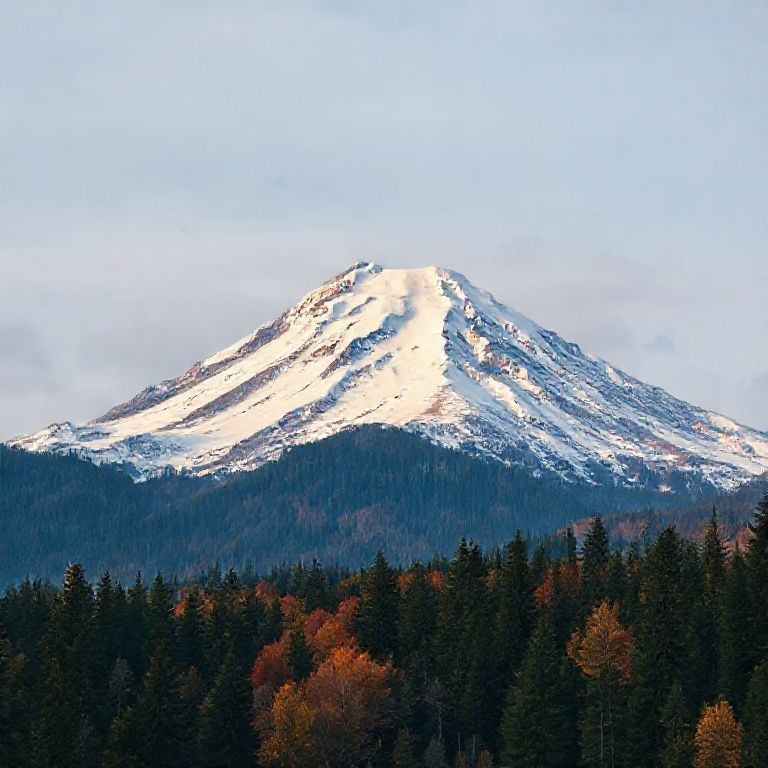
#> input picture image.jpeg, 768 x 768 px
$ python noise_map_pipeline.py image.jpeg   (older library calls are emulated)
#> lines starting #> are read from the running program, lines starting #| are printed output that depends on the picture
import cv2
import numpy as np
import pywt
from skimage.restoration import denoise_nl_means, estimate_sigma
import matplotlib.pyplot as plt
from typing import Tuple

def read_image(path: str, as_gray: bool = True) -> np.ndarray:
    """Read image as float32 in range [0,1]."""
#> called with path = 'image.jpeg', as_gray = False
    img = cv2.imread(path, cv2.IMREAD_COLOR)
#> img is the input picture: shape (768, 768, 3); mean B, G, R 145.9, 137.1, 125.9
    if img is None:
        raise FileNotFoundError(f"Could not read: {path}")
    img = cv2.cvtColor(img, cv2.COLOR_BGR2RGB).astype(np.float32) / 255.0
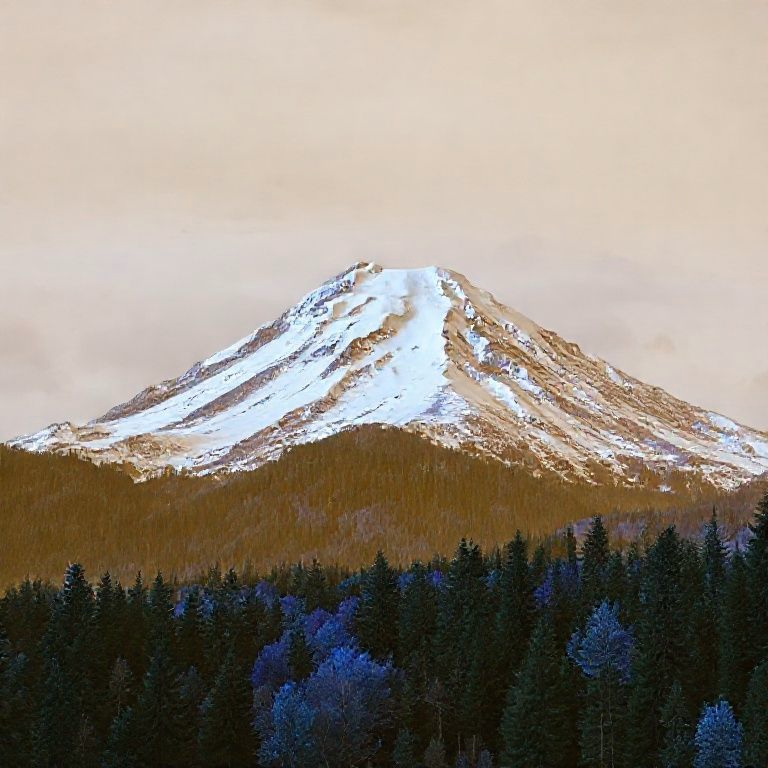
#> img: shape (768, 768, 3) float32; mean B, G, R 0.494, 0.538, 0.572
    if as_gray:
        img = cv2.cvtColor((img * 255).astype(np.uint8), cv2.COLOR_RGB2GRAY).astype(np.float32) / 255.0
    return img

def normalize_to_uint8(img: np.ndarray) -> np.ndarray:
    """Scale a float image (may contain negative values) to uint8 for display."""
    mn, mx = np.min(img), np.max(img)
    if mx == mn:
        return np.zeros_like(img, dtype=np.uint8)
    scaled = 255 * (img - mn) / (mx - mn)
    return scaled.astype(np.uint8)

def gaussian_hp_residual(img: np.ndarray, sigma: float = 1.0) -> np.ndarray:
    """Gaussian high-pass: residual = img - GaussianBlur(img). Works on grayscale floats [0,1]."""
    if img.dtype != np.float32 and img.dtype != np.float64:
        img = img.astype(np.float32)
    ksize = int(2 * round(3 * sigma) + 1)
    blurred = cv2.GaussianBlur(img, (ksize, ksize), sigmaX=sigma, sigmaY=sigma, borderType=cv2.BORDER_REPLICATE)
    residual = img - blurred
    return residual

def wavelet_residual(img: np.ndarray, wavelet: str = 'db2', level: int = 1) -> np.ndarray:
    """Extract high-frequency components using discrete wavelet transform and reconstruct high-pass residual.
       Works on 2D grayscale float images in [0,1].
    """
    coeffs = pywt.wavedec2(img, wavelet=wavelet, level=level)
    # Zero-out approximation coeff (low-frequency) to keep only details
    coeffs_HP = list(coeffs)
    coeffs_HP[0] = np.zeros_like(coeffs_HP[0])
    highpass = pywt.waverec2(coeffs_HP, wavelet=wavelet)
    # crop to original shape (waverec may change shape slightly)
    highpass = highpass[:img.shape[0], :img.shape[1]]
    return highpass

def nlmeans_residual(img: np.ndarray, patch_size: int = 5, patch_distance: int = 6, h: float = None) -> np.ndarray:
    """Denoise using scikit-image's non-local means, then subtract to get residual.
       Input should be grayscale float in [0,1].
    """
    sigma_est = np.mean(estimate_sigma(img, multichannel=False))
    if h is None:
        h = 0.8 * sigma_est  # heuristic
    den = denoise_nl_means(img, h=h, patch_size=patch_size, patch_distance=patch_distance, preserve_range=True, fast_mode=True)
    residual = img - den
    return residual

def extract_noise_map(img: np.ndarray,
                      method: str = 'gaussian_hp',
                      normalize: bool = False,
                      **kwargs) -> np.ndarray:
    """
    Main wrapper. Returns float residual (can be negative centered around ~0).
    If normalize=True, returns uint8 normalized map for display.
    """
#> called with method = 'gaussian_hp', normalize = False
    if img.ndim == 3:
        # convert to grayscale luminance using standard Rec.709 weights
        img_gray = 0.2126 * img[...,0] + 0.7152 * img[...,1] + 0.0722 * img[...,2]
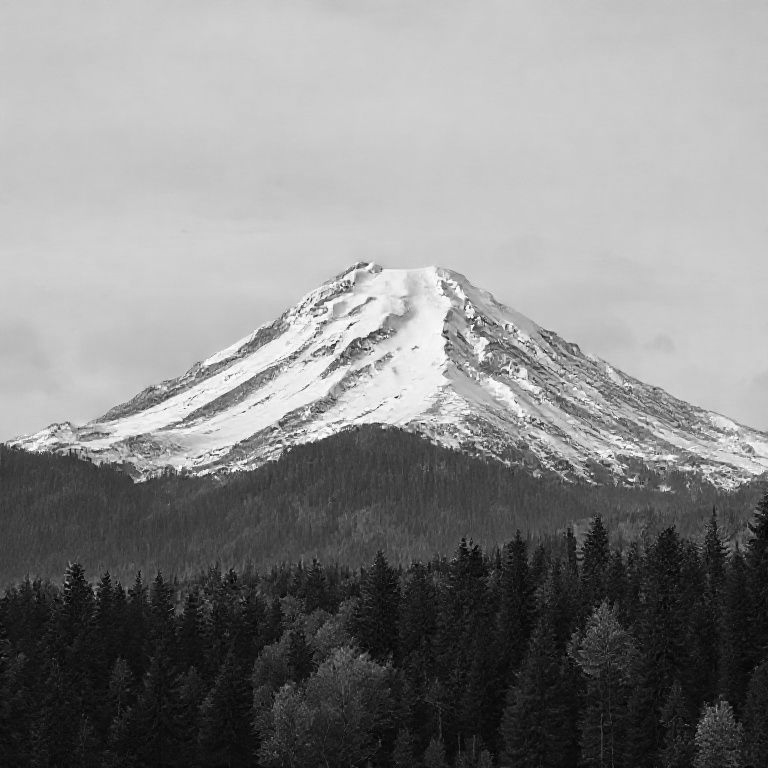
#> img_gray: shape (768, 768) float32; min 0, max 1, mean 0.531
    else:
        img_gray = img

    if method == 'gaussian_hp':
        residual = gaussian_hp_residual(img_gray, sigma=kwargs.get('sigma', 1.0))
#> in gaussian_hp_residual, `residual = img - blurred`:
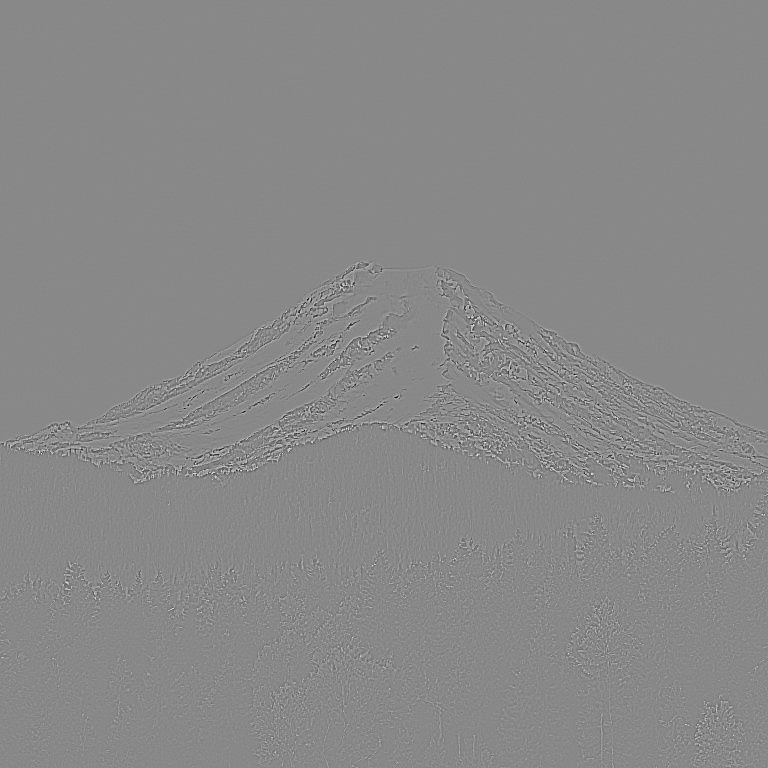
#> residual: shape (768, 768) float32; min -0.436, max 0.378, mean -3.21e-08; drawn with min black and max white
    elif method == 'wavelet':
        residual = wavelet_residual(img_gray, wavelet=kwargs.get('wavelet','db2'), level=kwargs.get('level',1))
    elif method == 'nlmeans':
        residual = nlmeans_residual(img_gray,
                                    patch_size=kwargs.get('patch_size',5),
                                    patch_distance=kwargs.get('patch_distance',6),
                                    h=kwargs.get('h', None))
    else:
        raise ValueError(f"Unknown method: {method}")

    if normalize:
        return normalize_to_uint8(residual)
    return residual

def visualize_maps(orig: np.ndarray, residual: np.ndarray, cmap: str = 'seismic'):
    """Quick visualization: original (grayscale) and residual heatmap."""
#> called with cmap = 'seismic'
    plt.figure(figsize=(10,5))
    plt.subplot(1,2,1)
    if orig.ndim == 3:
        plt.imshow(orig)
    else:
        plt.imshow(orig, cmap='gray')
    plt.title('Original (or grayscale)')
    plt.axis('off')

    plt.subplot(1,2,2)
    # residual often has positive and negative; use diverging colormap
    plt.imshow(residual, cmap=cmap)
    plt.title('Noise / Residual (high-freq)')
    plt.colorbar(shrink=0.7)
    plt.axis('off')
    plt.tight_layout()
    plt.show()
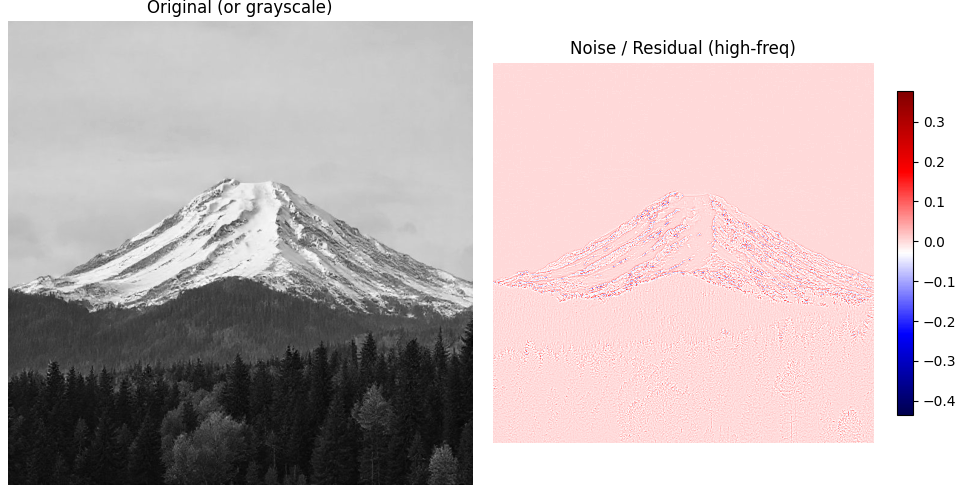
#> figure drawn by matplotlib, 3 panels

# Example usage when run as script:
if __name__ == "__main__":
    import argparse
    parser = argparse.ArgumentParser()
    parser.add_argument("image_path", help="Input image file")
    parser.add_argument("--method", choices=['gaussian_hp','wavelet','nlmeans'], default='gaussian_hp')
    parser.add_argument("--sigma", type=float, default=1.0, help="sigma for gaussian_hp")
    args = parser.parse_args()

    img = read_image(args.image_path, as_gray=False)  # keep color, will be converted to gray internally
    residual = extract_noise_map(img, method=args.method, sigma=args.sigma, normalize=False)
    visualize_maps(img if img.ndim==2 else cv2.cvtColor((img*255).astype(np.uint8), cv2.COLOR_RGB2GRAY), residual)

$ run again, on dog.jpeg
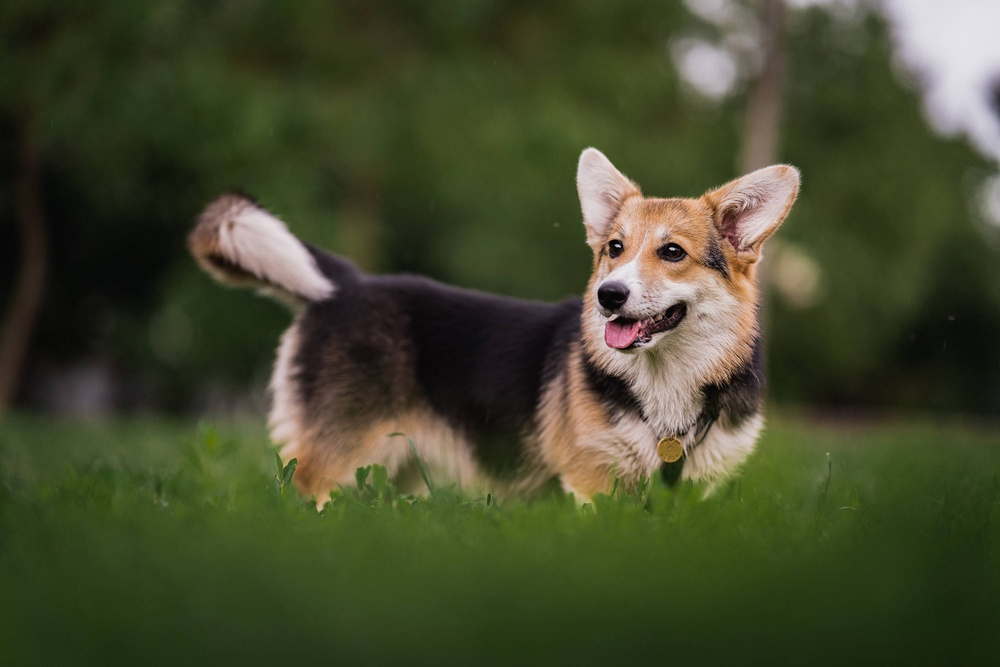
#> input picture dog.jpeg, 1000 x 667 px, shrunk from 3000 x 2000 before the run
#> in read_image, img is the input picture: shape (667, 1000, 3); mean B, G, R 45, 72.1, 67.5
#> in gaussian_hp_residual, `residual = img - blurred`:
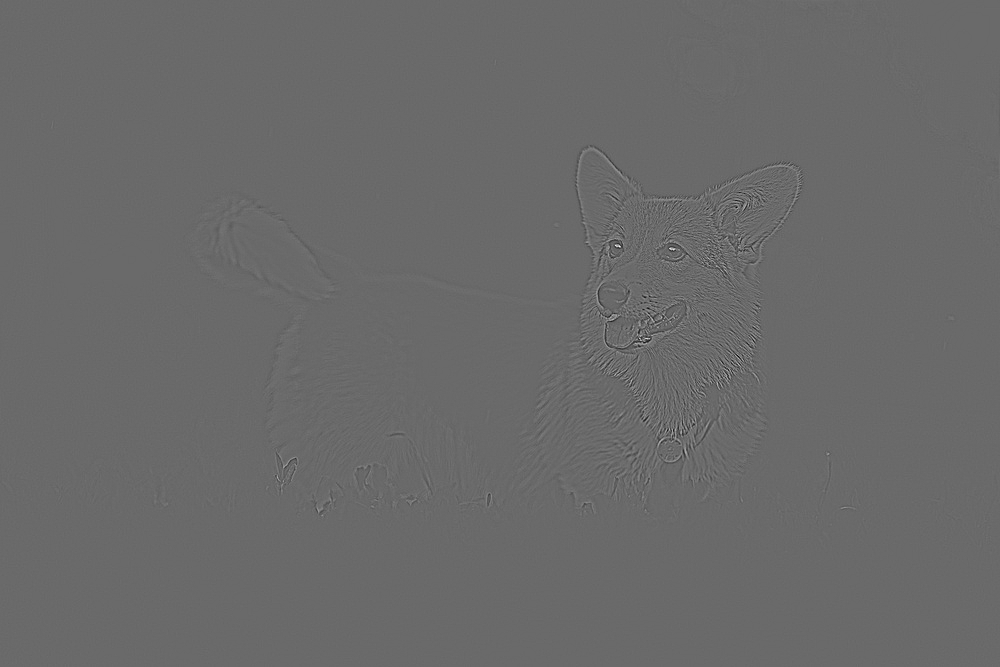
#> residual: shape (667, 1000) float32; min -0.273, max 0.383, mean -1.41e-07; drawn with min black and max white
#> in visualize_maps, `plt.show()`:
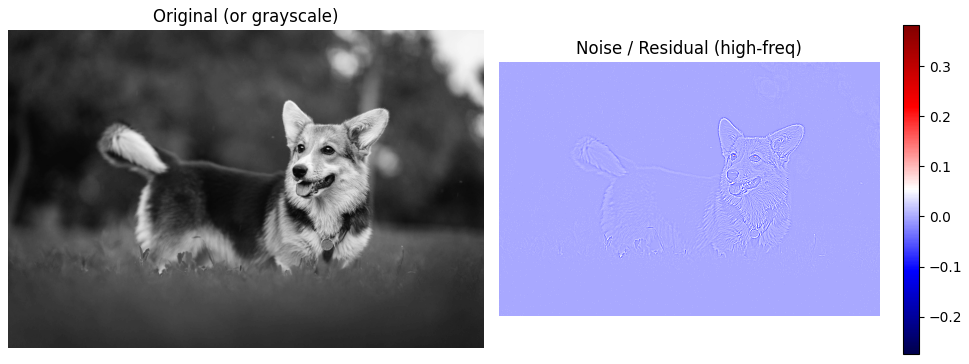
#> figure drawn by matplotlib, 3 panels
